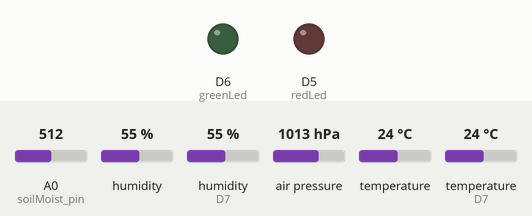
Simulated run of this sketch. Board: ESP8266 (NodeMCU). Shown: output pins drawn as LEDs (lit = HIGH). Inputs (shaded band) come from the test bench; at power-on: A0 (soilMoist_pin) = 512, humidity 55 %, humidity (sensor on D7) 55 %, air pressure 1013 hPa, temperature 24 °C, temperature (sensor on D7) 24 °C. WiFi joins after 1.5 s; servers stay silent unless stated; no MQTT or app messages arrive unless stated; what the sketch prints to the serial monitor is not drawn.

Above: at 0.0 s.
At 1.8 s:
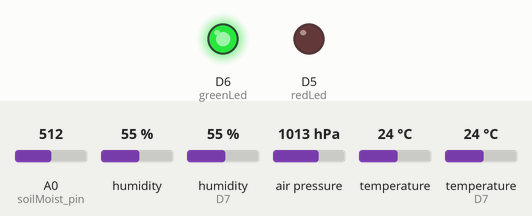
Timing chart, 0 to 3.3 s (numbered marks = the images above):
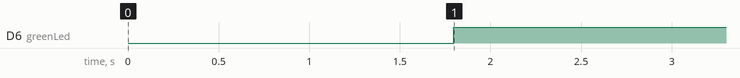

Measured:
- by itself, D6 (greenLed): LOW → HIGH at 1.8 s

The sketch:

_node1.ino
```cpp
#include "DHT.h"
#include <Wire.h>
#include <SPI.h>
#include <ESP8266WiFi.h>
#include <PubSubClient.h>
#include <Adafruit_Sensor.h>
#include <Adafruit_BME280.h>

//led pin
#define redLed D5
#define greenLed D6

//soil moisture pin
const int soilMoist_pin = A0;

//rain pin
#define rain_pin D0

// assign the ESP8266 pins
#define D1 5
#define D2 4
#define D4 2
#define D3 0

// assign the SPI bus to pins
#define BME_SCK D4 //SCL
#define BME_MISO D1 //SD0
#define BME_MOSI D3 //SDA
#define BME_CS D2 //CSB

//DHT11 pin sensor
#define DHTPIN D7 //DHT PIN OUT
#define DHTTYPE DHT11
DHT dht(DHTPIN, DHTTYPE);

#define SEALEVELPRESSURE_HPA (1013.25)

Adafruit_BME280 bme(BME_CS, BME_MOSI, BME_MISO, BME_SCK); // software SPI

const char* ssid = "Agus";
const char* password = "nieAndra01";
const char* mqtt_server = "192.168.43.113";
const char* mqtt_user = "admin";
const char* mqtt_password = "12345coba";

WiFiClient espClient;
PubSubClient client(espClient);

unsigned long delayTime;

void setup() {
    Serial.begin(9600);

    pinMode (redLed, OUTPUT);
    pinMode (greenLed, OUTPUT);

    pinMode(DHTPIN, INPUT);
    dht.begin();

    setup_wifi();
    client.setServer(mqtt_server, 1883);

    Serial.println(F("BME280 test"));

    bool status;

    // default settings
    status = bme.begin();
    if (!status) {
        Serial.println("Could not find a valid BME280 sensor, check wiring!");
        while (1);
    }

    Serial.println("-- Default Test --");
    delayTime = 1000;

    Serial.println();
}

void setup_wifi() {

  delay(10);
  // We start by connecting to a WiFi network
  Serial.println();
  Serial.print("Connecting to ");
  Serial.println(ssid);


  WiFi.mode(WIFI_STA);
  WiFi.begin(ssid, password);

  while (WiFi.status() != WL_CONNECTED) {
    delay(500);
    Serial.print(".");
  }

  Serial.println("");
  Serial.println("WiFi connected");
  Serial.println("IP address: ");
  Serial.println(WiFi.localIP());
}

void reconnect() {
  // Loop until we're reconnected
  while (!client.connected()) {
    Serial.print("Attempting MQTT connection...");
    // Attempt to connect
    if (client.connect("ESP8266Client1", mqtt_user, mqtt_password)) {
      Serial.println("connected");
      // Once connected, publish an announcement...

      // ... and resubscribe
      // client.subscribe("inTopic");
    } else {
      Serial.print("failed, rc=");
      Serial.print(client.state());
      Serial.println(" try again in 5 seconds");
      // Wait 5 seconds before retrying
      delay(5000);
    }
  }
}

void loop() {
    printValues();
    delay(delayTime);
    client.loop();
}


void printValues() {
    if (!client.connected()) {
      reconnect();
    }

    //SENSOR RUIN READ
    float rain = analogRead(rain_pin);

    //SENSOR MOISTURE READ
    float soilMoisture;
    soilMoisture = ( 100.00 - ( (analogRead(soilMoist_pin)/1023.00) * 100.00 ) );

    //DHT11 SENSOR PRINT VALUE
    Serial.print("Kelembaban udara = ");
    Serial.print(dht.readHumidity());
    Serial.print("% ");

    Serial.print("Suhu = ");
    Serial.print(dht.readTemperature());
    Serial.println(" C ");

    //MOISTURE SENSOR PRINT VALUE
    Serial.print("Soil Moisture(in Percentage) = ");
    Serial.print(soilMoist_pin);
    Serial.println("%");

    //BME280 SENSOR PRINT VALUE
    Serial.print("Temperature = ");
    Serial.print(bme.readTemperature());
    Serial.println(" *C");

    Serial.print("Pressure = ");
    Serial.print(bme.readPressure() / 100.0F);
    Serial.println(" hPa");

    Serial.print("Approx. Altitude = ");
    Serial.print(bme.readAltitude(SEALEVELPRESSURE_HPA));
    Serial.println(" m");

    Serial.print("Humidity = ");
    Serial.print(bme.readHumidity());
    Serial.println(" %");

    //CONDITION OF SENSOR RUIN
    if(rain < 1){
    Serial.print("sedang hujan = ");
    Serial.print(rain);
    }
    else {
      Serial.print("tidak hujan = ");
      Serial.print(rain);
    }

    Serial.println();

    //HUMIDITY CLIENT PUBLISH
    if(client.publish("Humidity-node1", String(dht.readHumidity()).c_str() )){
    Serial.print("Humidity telah dikirm");
    digitalWrite(greenLed, HIGH);
    digitalWrite(redLed, LOW);
    }
    else{
      Serial.print("Humidity gagal dikirm");
      digitalWrite(greenLed, LOW);
      digitalWrite(redLed, HIGH);
      Serial.println();
      client.connect("ESP8266Client1", mqtt_user, mqtt_password);
      client.publish("Humidity-node1", String(dht.readHumidity()).c_str() );
    }

    if(client.publish("Humidity-node1", String(bme.readHumidity()).c_str() )){
      Serial.print("Humidity telah dikirm");
      digitalWrite(greenLed, HIGH);
      digitalWrite(redLed, LOW);
    }
    else{
      Serial.print("Humidity gagal dikirm");
      digitalWrite(greenLed, LOW);
      digitalWrite(redLed, HIGH);
      Serial.println();
      client.connect("ESP8266Client1", mqtt_user, mqtt_password);
      client.publish("Humidity-node1", String(bme.readHumidity()).c_str() );
    }

    //TEMPERATURE CLIENT PUBLISH
    if(client.publish("Temperature-node1", String(dht.readTemperature()).c_str() )){
      Serial.print("Temperature telah dikirm");
      digitalWrite(greenLed, HIGH);
      digitalWrite(redLed, LOW);
    }
    else{
      Serial.print("Temperature gagal dikirm");
      digitalWrite(greenLed, LOW);
      digitalWrite(redLed, HIGH);
      Serial.println();
      client.connect("ESP8266Client1", mqtt_user, mqtt_password);
      client.publish("Temperature-node1", String(dht.readTemperature()).c_str() );
    }

    if(client.publish("Temperature-node1", String(bme.readTemperature()).c_str() )){
      Serial.print("Temperature telah dikirm");
      digitalWrite(greenLed, HIGH);
      digitalWrite(redLed, LOW);
    }
    else{
      Serial.print("Temperature gagal dikirm");
      digitalWrite(greenLed, LOW);
      digitalWrite(redLed, HIGH);
      Serial.println();
      client.connect("ESP8266Client1", mqtt_user, mqtt_password);
      client.publish("Temperature-node1", String(bme.readTemperature()).c_str() );
    }

    //MOISTURE CLIENT PUBLISH
    if(client.publish("Moisture-node1", String(soilMoisture).c_str())){
      Serial.print("Moisture telah dikirm");
      digitalWrite(greenLed, HIGH);
      digitalWrite(redLed, LOW);
    }
    else{
      Serial.print("Moisture gagal dikirm");
      digitalWrite(greenLed, LOW);
      digitalWrite(redLed, HIGH);
      Serial.println();
      client.connect("ESP8266Client1", mqtt_user, mqtt_password);
      client.publish("Moisture-node1", String(soilMoisture).c_str());
    }

    //RUIN CLIENT PUBLISH
    if(client.publish("Rain-node1", String(rain).c_str())){
      Serial.print("Rain telah dikirm");
      digitalWrite(greenLed, HIGH);
      digitalWrite(redLed, LOW);
    }
    else{
      Serial.print("Rain gagal dikirm");
      digitalWrite(greenLed, LOW);
      digitalWrite(redLed, HIGH);
      Serial.println();
      client.connect("ESP8266Client1", mqtt_user, mqtt_password);
      client.publish("Rain-node1", String(rain).c_str());
    }

    //PRESSURE AIR CLIENT PUBLISH
    if(client.publish("Pressure-node1", String(bme.readPressure() / 100.0F).c_str())){
      Serial.print("Pressure telah dikirm");
      digitalWrite(greenLed, HIGH);
      digitalWrite(redLed, LOW);
    }
    else{
      Serial.print("Pressure gagal dikirm");
      digitalWrite(greenLed, LOW);
      digitalWrite(redLed, HIGH);
      Serial.println();
      client.connect("ESP8266Client1", mqtt_user, mqtt_password);
      client.publish("Pressure-node1", String(bme.readPressure() / 100.0F).c_str());
    }

    //APPROX ALTITUDE CLIENT PUBLISH
    if(client.publish("Altitude-node1", String(bme.readAltitude(SEALEVELPRESSURE_HPA)).c_str())){
      Serial.print("Altitude telah dikirm");
      digitalWrite(greenLed, HIGH);
      digitalWrite(redLed, LOW);
    }
    else{
      Serial.print("Altitude gagal dikirm");
      digitalWrite(greenLed, LOW);
      digitalWrite(redLed, HIGH);
      Serial.println();
      client.connect("ESP8266Client1", mqtt_user, mqtt_password);
      client.publish("Altitude-node1", String(bme.readAltitude(SEALEVELPRESSURE_HPA)).c_str());
    }

    Serial.println();
}
```
